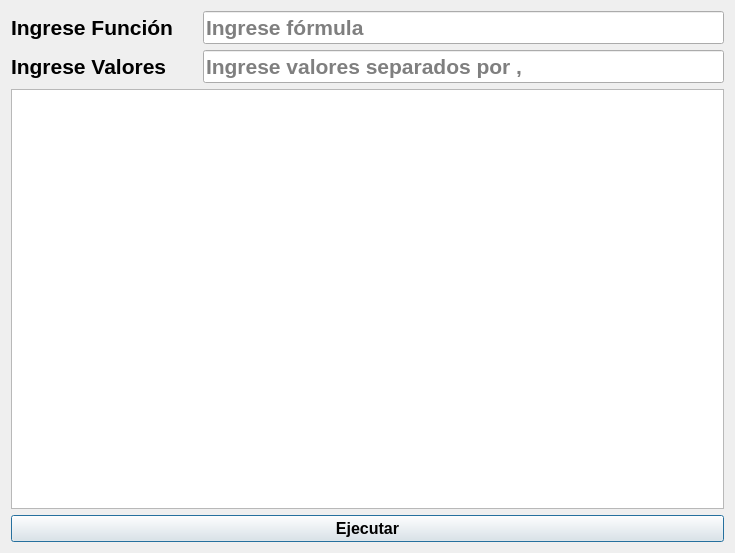
<?xml version="1.0" encoding="UTF-8"?>
<ui version="4.0">
 <class>Dialog</class>
 <widget class="QDialog" name="Dialog">
  <property name="windowModality">
   <enum>Qt::NonModal</enum>
  </property>
  <property name="geometry">
   <rect>
    <x>0</x>
    <y>0</y>
    <width>735</width>
    <height>553</height>
   </rect>
  </property>
  <property name="acceptDrops">
   <bool>false</bool>
  </property>
  <property name="windowTitle">
   <string>Lambda Calculo</string>
  </property>
  <property name="windowOpacity">
   <double>0.990000000000000</double>
  </property>
  <layout class="QGridLayout" name="gridLayout">
   <item row="0" column="0">
    <widget class="QLabel" name="label">
     <property name="font">
      <font>
       <pointsize>16</pointsize>
       <weight>75</weight>
       <bold>true</bold>
      </font>
     </property>
     <property name="text">
      <string>Ingrese Función    </string>
     </property>
    </widget>
   </item>
   <item row="0" column="1">
    <widget class="QLineEdit" name="txt_formula">
     <property name="font">
      <font>
       <pointsize>16</pointsize>
       <weight>75</weight>
       <bold>true</bold>
      </font>
     </property>
     <property name="placeholderText">
      <string>Ingrese fórmula</string>
     </property>
    </widget>
   </item>
   <item row="1" column="0">
    <widget class="QLabel" name="label_2">
     <property name="font">
      <font>
       <pointsize>16</pointsize>
       <weight>75</weight>
       <bold>true</bold>
      </font>
     </property>
     <property name="text">
      <string>Ingrese Valores    </string>
     </property>
    </widget>
   </item>
   <item row="1" column="1">
    <widget class="QLineEdit" name="txt_valores">
     <property name="font">
      <font>
       <pointsize>16</pointsize>
       <weight>75</weight>
       <bold>true</bold>
      </font>
     </property>
     <property name="placeholderText">
      <string>Ingrese valores separados por ,</string>
     </property>
    </widget>
   </item>
   <item row="2" column="0" colspan="2">
    <widget class="QTextEdit" name="txt_resultado">
     <property name="enabled">
      <bool>true</bool>
     </property>
     <property name="font">
      <font>
       <pointsize>16</pointsize>
       <weight>75</weight>
       <bold>true</bold>
      </font>
     </property>
     <property name="acceptDrops">
      <bool>true</bool>
     </property>
     <property name="lineWrapMode">
      <enum>QTextEdit::WidgetWidth</enum>
     </property>
     <property name="readOnly">
      <bool>true</bool>
     </property>
    </widget>
   </item>
   <item row="3" column="0" colspan="2">
    <widget class="QPushButton" name="btn_ejecutar">
     <property name="font">
      <font>
       <pointsize>12</pointsize>
       <weight>75</weight>
       <bold>true</bold>
      </font>
     </property>
     <property name="text">
      <string>Ejecutar</string>
     </property>
    </widget>
   </item>
  </layout>
 </widget>
 <resources/>
 <connections/>
</ui>
